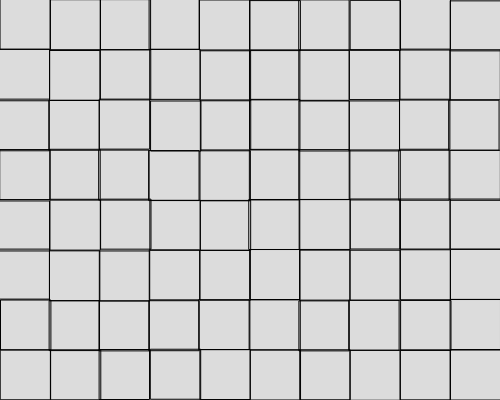
Frame 1 (no input)
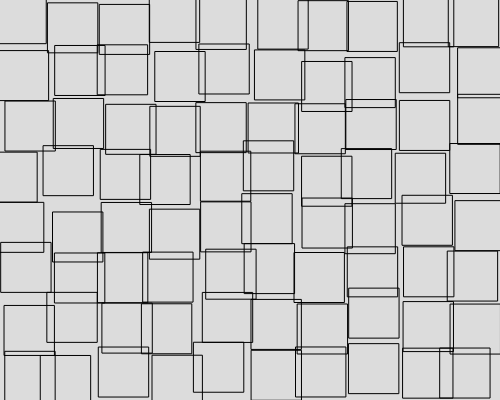
Frame 60 (no input)
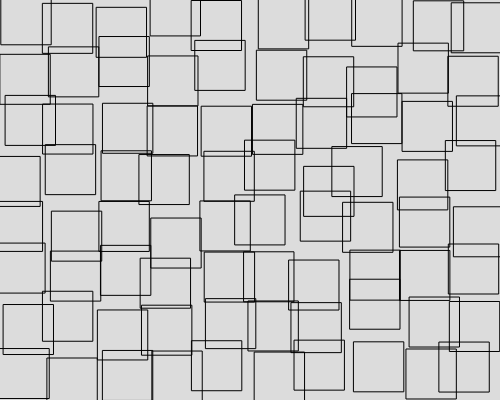
Frame 120 (the mouse pressed at the canvas centre since frame 60)

The p5.js sketch that drew these frames (run headless with seeded random() and noise() and a simulated clock; from frame 60 on, the mouse is pressed at the canvas centre):

// p5.js sketch
// ── sketch.js
let cells = [];

function setup() {
  createCanvas(500, 400);
  noFill();
  let sz = 50;

  // do 1 row at a time, going down
  for (let j = 0; j < 8; j++) {
    // do 1 row
    for (let i = 0; i < 10; i++) {
      let x = map(i, 0, 9, 0, width - sz);
      let y = map(j, 0, 7, 0, height - sz);
      let cell = {
        xpos: x,
        ypos: y,
        size: sz,
      };
      cells.push(cell);
    }
  }
  console.log(cells);
}

function draw() {
  background(220);
  for (let i = 0; i < cells.length; i++) {
    let c = cells[i];
    c.xpos += random(-1,1);
    c.ypos += random(-1,1);
    rect(c.xpos, c.ypos, c.size);
    
  }
}
